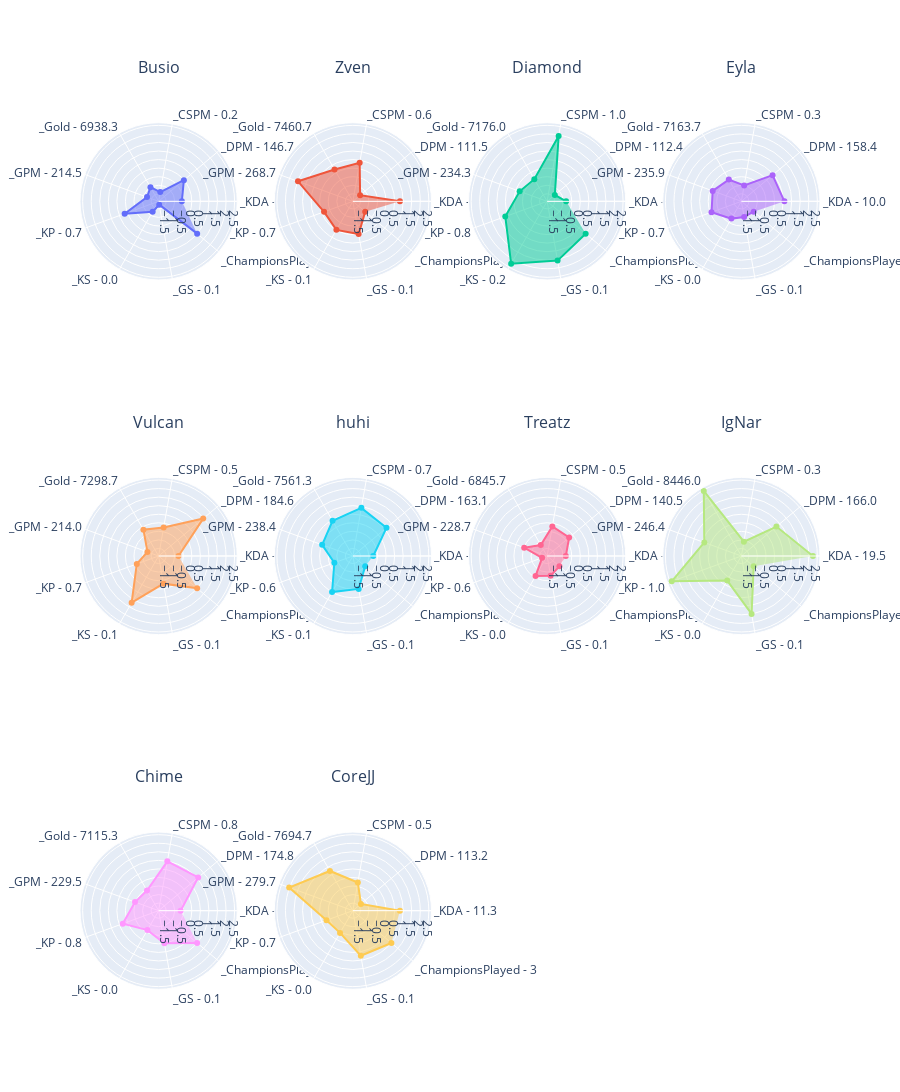

Source (notebook cell):
### Code cell
df = players_stats.loc[players_stats["Position"] == positions[4]]
min_value, max_value = get_min_max_value(df, columns)

ROW, COLUMNS = get_rows_columns(df, 4)

fig = get_fig_subplots(df, ROWS, COLUMNS)
for i, player_name in enumerate(df.index):
    _df = df.loc[player_name, columns]
    theta_list = get_theta_list(df, player_name, origin_columns, columns)

    r, c = get_rc(i, COLUMNS)
    fig.add_trace(
        go.Scatterpolar(r=_df, theta=theta_list, fill="toself", name=player_name),
        row=r,
        col=c,
    )

fig.update_layout(
    height=400 * ROWS,
    showlegend=False,
    polar=dict(
        radialaxis=dict(visible=True),
    ),
    title=dict(y=1),
)
fig.update_annotations(yshift=20)
fig.update_polars(radialaxis=dict(range=[min_value - 0.2, max_value + 0.2]))
fig.show()

### Figure 1 — Plotly figure (JSON) as saved in the notebook; plotly's stock layout.template omitted (floating-point values rounded to 4 significant figures)
{"data": [{"fill": "toself", "name": "Busio", "r": [-0.582, -0.01521, -1.392, -0.9854, -1.218, 0.176, -1.242, -1.74, 1], "subplot": "polar", "theta": ["_KDA - 3.4", "_DPM - 146.7", "_CSPM - 0.2", "_Gold - 6938.3", "_GPM - 214.5", "_KP - 0.7", "_KS - 0.0", "_GS - 0.1", "_ChampionsPlayed - 3"], "type": "scatterpolar"}, {"fill": "toself", "name": "Zven", "r": [0.8094, -1.387, 0.3463, 0.2069, 1.475, -0.1459, -0.01433, 0.001787, -1], "subplot": "polar2", "theta": ["_KDA - 11.3", "_DPM - 111.5", "_CSPM - 0.6", "_Gold - 7460.7", "_GPM - 268.7", "_KP - 0.7", "_KS - 0.1", "_GS - 0.1", "_ChampionsPlayed - 2"], "type": "scatterpolar"}, {"fill": "toself", "name": "Diamond", "r": [-0.8276, -1.353, 1.939, -0.4429, -0.2335, 0.6629, 2.265, 1.578, 1], "subplot": "polar3", "theta": ["_KDA - 2.0", "_DPM - 112.4", "_CSPM - 1.0", "_Gold - 7176.0", "_GPM - 234.3", "_KP - 0.8", "_KS - 0.2", "_GS - 0.1", "_ChampionsPlayed - 3"], "type": "scatterpolar"}, {"fill": "toself", "name": "Eyla", "r": [0.5755, 0.4389, -0.9987, -0.471, -0.1558, -0.08372, -0.7742, -1.014, -1], "subplot": "polar4", "theta": ["_KDA - 10.0", "_DPM - 158.4", "_CSPM - 0.3", "_Gold - 7163.7", "_GPM - 235.9", "_KP - 0.7", "_KS - 0.0", "_GS - 0.1", "_ChampionsPlayed - 2"], "type": "scatterpolar"}, {"fill": "toself", "name": "Vulcan", "r": [-0.7775, 1.462, -0.2493, -0.1629, -1.245, -0.5815, 1.213, -0.2994, 1], "subplot": "polar5", "theta": ["_KDA - 2.3", "_DPM - 184.6", "_CSPM - 0.5", "_Gold - 7298.7", "_GPM - 214.0", "_KP - 0.7", "_KS - 0.1", "_GS - 0.1", "_ChampionsPlayed - 3"], "type": "scatterpolar"}, {"fill": "toself", "name": "huhi", "r": [-0.7496, 0.6234, 0.9172, 0.4366, -0.02813, -0.7864, 0.4911, 0.01413, -1], "subplot": "polar6", "theta": ["_KDA - 2.4", "_DPM - 163.1", "_CSPM - 0.7", "_Gold - 7561.3", "_GPM - 238.4", "_KP - 0.6", "_KS - 0.1", "_GS - 0.1", "_ChampionsPlayed - 2"], "type": "scatterpolar"}, {"fill": "toself", "name": "Treatz", "r": [-0.8471, -0.259, -0.1881, -1.197, -0.5136, -1.627, -0.5872, -0.7685, -1], "subplot": "polar7", "theta": ["_KDA - 1.9", "_DPM - 140.5", "_CSPM - 0.5", "_Gold - 6845.7", "_GPM - 228.7", "_KP - 0.6", "_KS - 0.0", "_GS - 0.1", "_ChampionsPlayed - 2"], "type": "scatterpolar"}, {"fill": "toself", "name": "IgNar", "r": [2.242, 0.7364, -1.093, 2.456, 0.3674, 2.393, -0.2838, 1.495, -1], "subplot": "polar8", "theta": ["_KDA - 19.5", "_DPM - 166.0", "_CSPM - 0.3", "_Gold - 8446.0", "_GPM - 246.4", "_KP - 1.0", "_KS - 0.0", "_GS - 0.1", "_ChampionsPlayed - 2"], "type": "scatterpolar"}, {"fill": "toself", "name": "Chime", "r": [-0.6522, 1.078, 0.9891, -0.5814, -0.4708, 0.2896, -0.6281, -0.0001364, 1], "subplot": "polar9", "theta": ["_KDA - 3.0", "_DPM - 174.8", "_CSPM - 0.8", "_Gold - 7115.3", "_GPM - 229.5", "_KP - 0.8", "_KS - 0.0", "_GS - 0.1", "_ChampionsPlayed - 3"], "type": "scatterpolar"}, {"fill": "toself", "name": "CoreJJ", "r": [0.8094, -1.324, -0.2706, 0.741, 2.023, -0.297, -0.4402, 0.733, 1], "subplot": "polar10", "theta": ["_KDA - 11.3", "_DPM - 113.2", "_CSPM - 0.5", "_Gold - 7694.7", "_GPM - 279.7", "_KP - 0.7", "_KS - 0.0", "_GS - 0.1", "_ChampionsPlayed - 3"], "type": "scatterpolar"}], "layout": {"annotations": [{"font": {"size": 16}, "showarrow": false, "text": "Busio", "x": 0.1062, "xanchor": "center", "xref": "paper", "y": 1, "yanchor": "bottom", "yref": "paper", "yshift": 20}, {"font": {"size": 16}, "showarrow": false, "text": "Zven", "x": 0.3688, "xanchor": "center", "xref": "paper", "y": 1, "yanchor": "bottom", "yref": "paper", "yshift": 20}, {"font": {"size": 16}, "showarrow": false, "text": "Diamond", "x": 0.6313, "xanchor": "center", "xref": "paper", "y": 1, "yanchor": "bottom", "yref": "paper", "yshift": 20}, {"font": {"size": 16}, "showarrow": false, "text": "Eyla", "x": 0.8938, "xanchor": "center", "xref": "paper", "y": 1, "yanchor": "bottom", "yref": "paper", "yshift": 20}, {"font": {"size": 16}, "showarrow": false, "text": "Vulcan", "x": 0.1062, "xanchor": "center", "xref": "paper", "y": 0.6111, "yanchor": "bottom", "yref": "paper", "yshift": 20}, {"font": {"size": 16}, "showarrow": false, "text": "huhi", "x": 0.3688, "xanchor": "center", "xref": "paper", "y": 0.6111, "yanchor": "bottom", "yref": "paper", "yshift": 20}, {"font": {"size": 16}, "showarrow": false, "text": "Treatz", "x": 0.6313, "xanchor": "center", "xref": "paper", "y": 0.6111, "yanchor": "bottom", "yref": "paper", "yshift": 20}, {"font": {"size": 16}, "showarrow": false, "text": "IgNar", "x": 0.8938, "xanchor": "center", "xref": "paper", "y": 0.6111, "yanchor": "bottom", "yref": "paper", "yshift": 20}, {"font": {"size": 16}, "showarrow": false, "text": "Chime", "x": 0.1062, "xanchor": "center", "xref": "paper", "y": 0.2222, "yanchor": "bottom", "yref": "paper", "yshift": 20}, {"font": {"size": 16}, "showarrow": false, "text": "CoreJJ", "x": 0.3688, "xanchor": "center", "xref": "paper", "y": 0.2222, "yanchor": "bottom", "yref": "paper", "yshift": 20}], "height": 1200, "polar": {"domain": {"x": [0, 0.2125], "y": [0.7778, 1]}, "radialaxis": {"range": [-1.94, 2.656], "visible": true}}, "polar10": {"domain": {"x": [0.2625, 0.475], "y": [0, 0.2222]}, "radialaxis": {"range": [-1.94, 2.656]}}, "polar11": {"domain": {"x": [0.525, 0.7375], "y": [0, 0.2222]}, "radialaxis": {"range": [-1.94, 2.656]}}, "polar12": {"domain": {"x": [0.7875, 1], "y": [0, 0.2222]}, "radialaxis": {"range": [-1.94, 2.656]}}, "polar2": {"domain": {"x": [0.2625, 0.475], "y": [0.7778, 1]}, "radialaxis": {"range": [-1.94, 2.656]}}, "polar3": {"domain": {"x": [0.525, 0.7375], "y": [0.7778, 1]}, "radialaxis": {"range": [-1.94, 2.656]}}, "polar4": {"domain": {"x": [0.7875, 1], "y": [0.7778, 1]}, "radialaxis": {"range": [-1.94, 2.656]}}, "polar5": {"domain": {"x": [0, 0.2125], "y": [0.3889, 0.6111]}, "radialaxis": {"range": [-1.94, 2.656]}}, "polar6": {"domain": {"x": [0.2625, 0.475], "y": [0.3889, 0.6111]}, "radialaxis": {"range": [-1.94, 2.656]}}, "polar7": {"domain": {"x": [0.525, 0.7375], "y": [0.3889, 0.6111]}, "radialaxis": {"range": [-1.94, 2.656]}}, "polar8": {"domain": {"x": [0.7875, 1], "y": [0.3889, 0.6111]}, "radialaxis": {"range": [-1.94, 2.656]}}, "polar9": {"domain": {"x": [0, 0.2125], "y": [0, 0.2222]}, "radialaxis": {"range": [-1.94, 2.656]}}, "showlegend": false, "title": {"y": 1}}}
